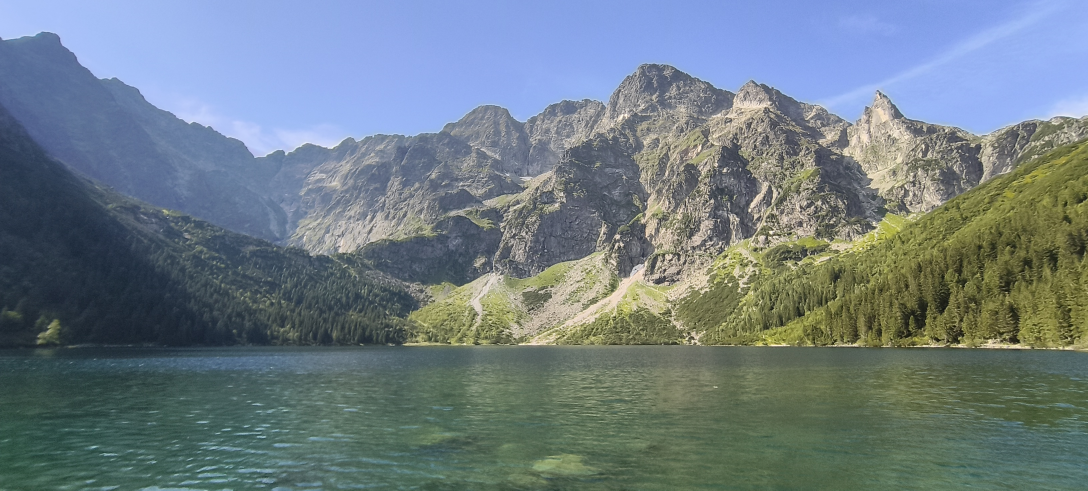
#> input picture surowe/Zakopane_10.08.2026/IMG_20260810_093207461.jpg, 3264 x 1472 px (shown at 1/3 size); its folder holds only this picture in this run
$ python generuj_galerie.py
#> lines starting #> are read from the running program, lines starting #| are printed output that depends on the picture
"""
generuj_galerie.py
-------------------
Skanuje folder ze zdjęciami z wyjazdów, generuje zmniejszone
wersje (miniaturki + wersje do podglądu) i buduje wyjazdy.js
automatycznie na podstawie nazw folderów.

STRUKTURA WEJŚCIOWA (Ty tworzysz):

    surowe/
      Zakopane_10.08.2026/
        IMG_0001.jpg
        IMG_0002.jpg
        ...
      Gdansk_15.06.2026/
        IMG_0100.jpg
        ...

Nazwa folderu = "Miejscowość_data" (ostatni "_" oddziela datę).

STRUKTURA WYJŚCIOWA (skrypt tworzy obok siebie):

    zdjecia/
      Zakopane_10.08.2026/
        thumb/   ← małe, do siatki (ok. 480px, szybkie)
        full/    ← średnie, do podglądu (ok. 1600px)
    wyjazdy.js   ← nadpisany automatycznie

Użycie:
    pip install pillow
    python generuj_galerie.py

Bezpiecznie odpalać wielokrotnie – nadpisuje tylko to co trzeba.
"""

import re
from pathlib import Path

try:
    from PIL import Image, ImageOps
except ImportError:
    print("Brak biblioteki Pillow. Zainstaluj: pip install pillow")
    raise SystemExit(1)

SRC_DIR   = Path(r"C:\Users\jkolodziej\Desktop\surowe")   # oryginały trzymane poza repo
OUT_ZDJ   = Path("zdjecia")     # tu lądują przeskalowane wersje
OUT_JS    = Path("wyjazdy.js")

THUMB_WIDTH = 480    # szerokość miniaturki w siatce
FULL_WIDTH  = 3200   # szerokość wersji do lightboxa
THUMB_QUALITY = 78
FULL_QUALITY  = 88

ROZSZERZENIA = {".jpg", ".jpeg", ".png", ".webp"}


def parsuj_nazwe_folderu(nazwa: str):
    """'Zakopane_10.08.2026' -> ('Zakopane', '10.08.2026')"""
    if "_" in nazwa:
        miejsce, data = nazwa.rsplit("_", 1)
        miejsce = miejsce.replace("_", " ")
    else:
        miejsce, data = nazwa, ""
    return miejsce, data


def przeskaluj_i_zapisz(sciezka_zrodlowa: Path, sciezka_docelowa: Path, szerokosc: int, jakosc: int):
#> called with szerokosc = 480, jakosc = 78
    sciezka_docelowa.parent.mkdir(parents=True, exist_ok=True)

    with Image.open(sciezka_zrodlowa) as img:
#> img is the input picture: PIL image 3264x1472 RGB; mean R, G, B 110.7, 125.1, 131.9
        img = ImageOps.exif_transpose(img)   # popraw obrót ze zdjęć z telefonu
        if img.mode in ("RGBA", "P"):
            img = img.convert("RGB")

        w, h = img.size
#> w = 3264; h = 1472
        if w > szerokosc:
            nowa_h = int(h * (szerokosc / w))
#> nowa_h = 216
            img = img.resize((szerokosc, nowa_h), Image.LANCZOS)
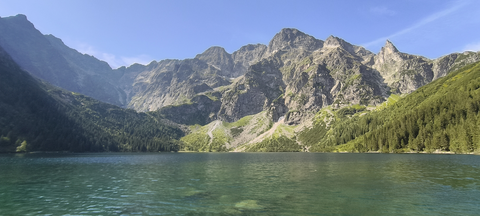
#> img: PIL image 480x216 RGB; mean R, G, B 110.7, 125.1, 131.9

        img.save(sciezka_docelowa, "JPEG", quality=jakosc, optimize=True)


def main():
    if not SRC_DIR.exists():
        print(f"[!] Nie znaleziono folderu '{SRC_DIR}/'.")
        print(f"    Utwórz go i wrzuć podfoldery typu 'Zakopane_10.08.2026/' ze zdjęciami.")
        return

    foldery = sorted(f for f in SRC_DIR.iterdir() if f.is_dir())
    if not foldery:
        print(f"[!] Folder '{SRC_DIR}/' jest pusty.")
        return

    wyjazdy = []
    laczny_rozmiar_bajty = 0

    for folder in foldery:
        miejsce, data = parsuj_nazwe_folderu(folder.name)
        pliki = sorted(
            f for f in folder.iterdir()
            if f.is_file() and f.suffix.lower() in ROZSZERZENIA
        )

        if not pliki:
            print(f"[!] Pominięto '{folder.name}' – brak zdjęć.")
            continue

        print(f"[·] {folder.name}  ({len(pliki)} zdjęć)")

        zdjecia_wpisy = []
        for plik in pliki:
            docelowy_thumb = OUT_ZDJ / folder.name / "thumb" / (plik.stem + ".jpg")
            docelowy_full  = OUT_ZDJ / folder.name / "full"  / (plik.stem + ".jpg")

            przeskaluj_i_zapisz(plik, docelowy_thumb, THUMB_WIDTH, THUMB_QUALITY)
            przeskaluj_i_zapisz(plik, docelowy_full,  FULL_WIDTH,  FULL_QUALITY)

            laczny_rozmiar_bajty += docelowy_thumb.stat().st_size
            laczny_rozmiar_bajty += docelowy_full.stat().st_size

            zdjecia_wpisy.append({
                "thumb": str(docelowy_thumb).replace("\\", "/"),
                "full":  str(docelowy_full).replace("\\", "/"),
            })

        wyjazdy.append({
            "nazwa": miejsce,
            "data": data,
            "zdjecia": zdjecia_wpisy,
        })

    zapisz_js(wyjazdy)

    mb = laczny_rozmiar_bajty / (1024 * 1024)
    print(f"\n[✓] Gotowe. {len(wyjazdy)} wyjazdów, przeskalowane zdjęcia: {mb:.1f} MB")
    print(f"    Zapisano '{OUT_JS}' i folder '{OUT_ZDJ}/'.")
    if mb > 900:
        print("    [!] Zbliżasz się do limitu 1GB na repozytorium GitHub Pages.")


def js_string(s: str) -> str:
    return s.replace("\\", "\\\\").replace('"', '\\"')


def zapisz_js(wyjazdy: list[dict]):
    linie = ["const WYJAZDY = [\n"]
    for w in wyjazdy:
        linie.append(f'  {{\n    nazwa: "{js_string(w["nazwa"])}",\n    data: "{js_string(w["data"])}",\n    zdjecia: [\n')
        for z in w["zdjecia"]:
            linie.append(f'      {{ thumb: "{z["thumb"]}", full: "{z["full"]}" }},\n')
        linie.append("    ]\n  },\n")
    linie.append("];\n")

    OUT_JS.write_text("".join(linie), encoding="utf-8")


if __name__ == "__main__":
    main()

$ run again, on surowe/Zakopane_10.08.2026/IMG_20260810_095515194.jpg
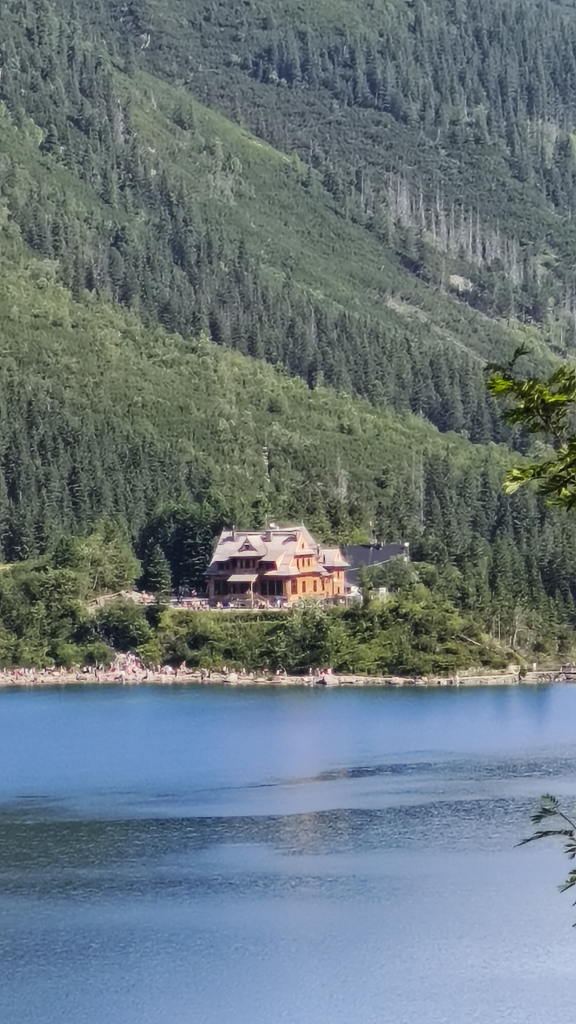
#> input picture surowe/Zakopane_10.08.2026/IMG_20260810_095515194.jpg, 2304 x 4096 px (shown at 1/4 size)
#> in przeskaluj_i_zapisz, img is the input picture: PIL image 2304x4096 RGB; mean R, G, B 105.1, 119.2, 124.7
#> in przeskaluj_i_zapisz, `img = img.resize((szerokosc, nowa_h), Image.LANCZOS)`:
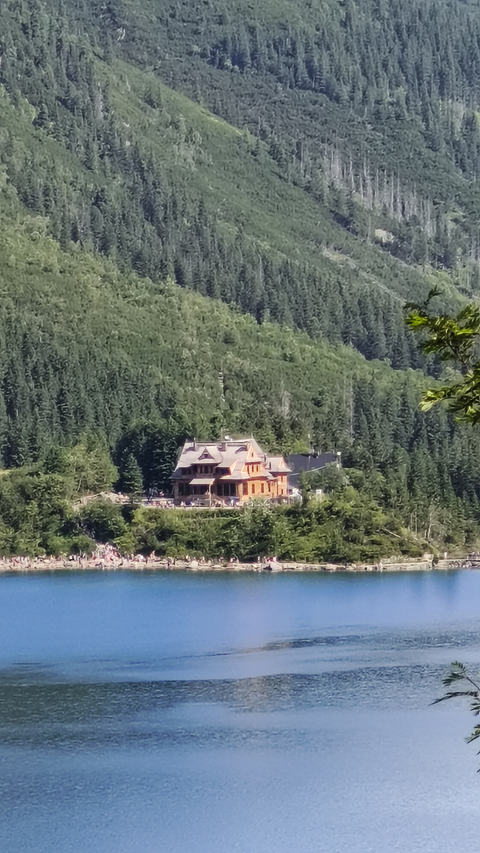
#> img: PIL image 480x853 RGB; mean R, G, B 105.1, 119.2, 124.7

$ run again, on surowe/Zakopane_10.08.2026/IMG_20260810_101046821.jpg
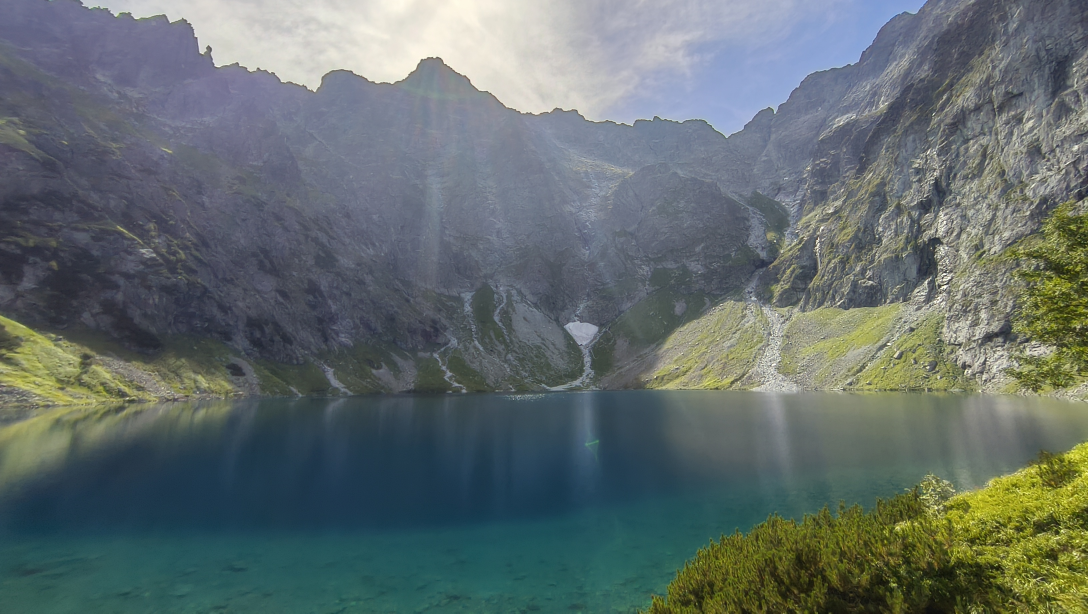
#> input picture surowe/Zakopane_10.08.2026/IMG_20260810_101046821.jpg, 3264 x 1840 px (shown at 1/3 size)
#> in przeskaluj_i_zapisz, img is the input picture: PIL image 3264x1840 RGB; mean R, G, B 98.9, 109.8, 109.1
#> in przeskaluj_i_zapisz, `img = img.resize((szerokosc, nowa_h), Image.LANCZOS)`:
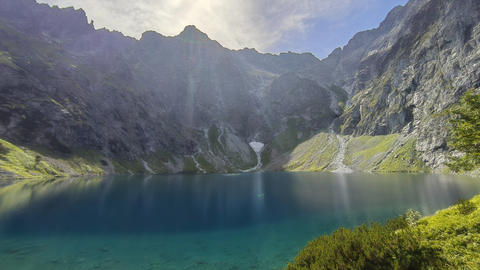
#> img: PIL image 480x270 RGB; mean R, G, B 98.9, 109.8, 109.1
#> img: PIL image 3200x1803 RGB
